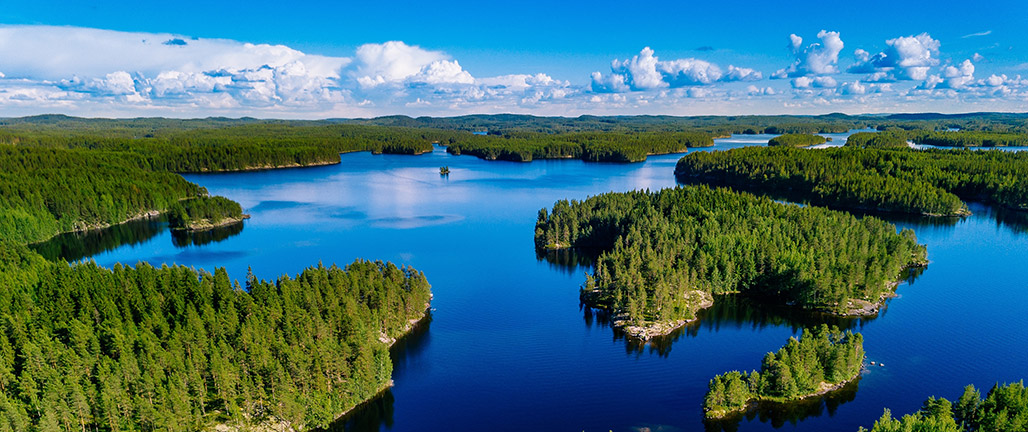
#> input picture image/sample.jpeg, 1028 x 432 px
$ jupyter execute tutorial.ipynb
#> lines starting #> are read from the running program, lines starting #| are printed output that depends on the picture
### dct/transformation.py
import math
import numpy as np

from typing import Any


def alpha(idx: int) -> float:
    """
    Calculate alpha.

    Args:
        idx: index of position

    Returns:
        value
    """

    return 1 / (2 ** 0.5) if idx == 0 else 1


def g_function(u: int, v: int, g: np.ndarray) -> float:
    """
    Apply Discrete Cosine.

    Args:
        u: index of row in image
        v: index of column in image
        g: image size 8x8

    Returns:
        value
    """

    sigma = 0
    for x in range(8):
        for y in range(8):
            sigma += g[x, y] * math.cos((2*x + 1) * u * math.pi/16)\
                             * math.cos((2*y + 1) * v * math.pi/16)
    return alpha(u) * alpha(v) * sigma / 4


# [20 lines left out: function f_function, not called in this run]


def apply_func(inp: np.ndarray, func: Any) -> np.ndarray:
    """
    Apply function

    Args:
        inp: input 8x8
        func: function to apply

    Returns:
        result shape 8x8
    """

    res = []

    for i in range(8):
        for j in range(8):
            res.append(func(i, j, inp))

    res = np.array(res).reshape((8, 8))
    return res


def dct_encode(inp: np.ndarray) -> np.ndarray:
    """
    Apply dct encoder

    Args:
        inp: input 8x8

    Returns:
        result
    """

    # TODO: can speed up with parallel or vectorize
    return apply_func(inp, g_function)


# [13 lines left out: function dct_decode, not called in this run]

### notebook/tutorial.ipynb
# JPEG compression

Reference: https://en.wikipedia.org/wiki/JPEG

## DTC encoder

Where,

## DTC decoder

## Flow

### 1) Getting image

[cell 1]
import cv2
import numpy as np
import matplotlib.pyplot as plt
import os, sys

sys.path.append("../")

from dct.transformation import dct_encode, dct_decode
from dct.quantization import get_quantization_matrix

from tqdm import tqdm

[cell 2]
img = cv2.imread("../image/sample.jpeg")
#> img is the input picture: shape (432, 1028, 3); mean B, G, R 120.8, 111, 62.6
img_gray = cv2.cvtColor(img, cv2.COLOR_BGR2GRAY)  # convert color image to gray image
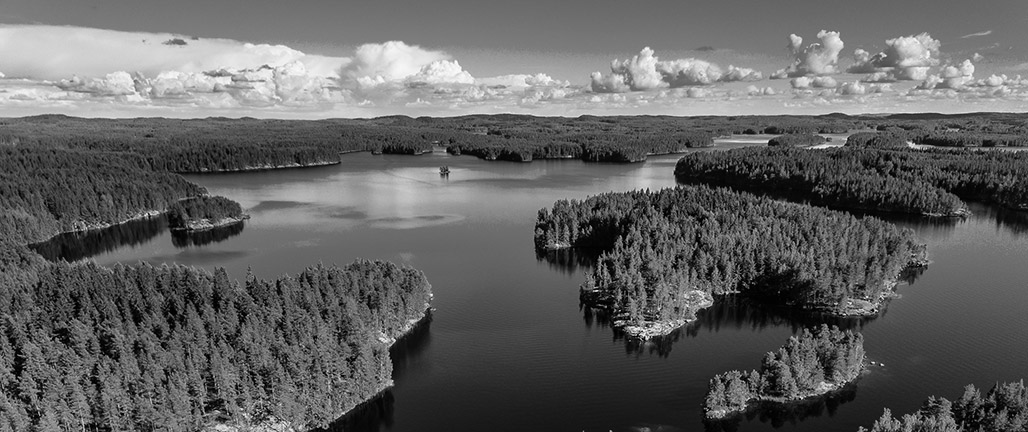
#> img_gray: shape (432, 1028); min 0, max 254, mean 97.7

[cell 3]
fig, ax = plt.subplots(nrows=1, ncols=2, figsize=(15, 15))
ax[0].imshow(cv2.cvtColor(img, cv2.COLOR_BGR2RGB))
ax[0].set_title(f"RGB")

ax[-1].imshow(img_gray, cmap="gray")
ax[-1].set_title("Grayscale")

plt.show()
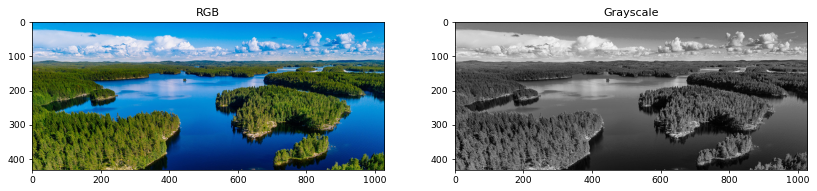
#> figure drawn by matplotlib, 2 panels

### 2) Apply DCT for each chunk

Original JPEG algorithm, they used chunk size = 8. For each chunk, we will apply dct to transform image from spatial domain to frequency domain.

[cell 4]
# resize for easier to compress
shape = img_gray.shape
#> shape = (432, 1028)
img_gray = img_gray[:shape[0] - shape[0]%8, :shape[-1] - shape[-1]%8]
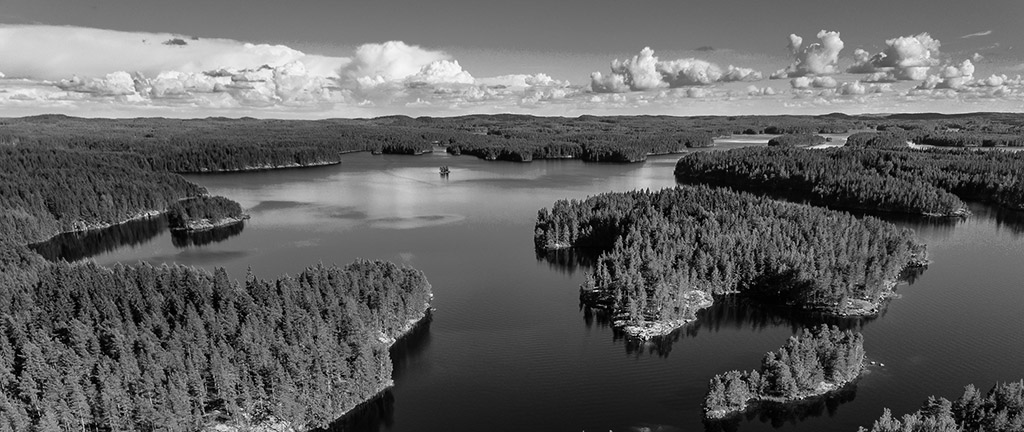
#> img_gray: shape (432, 1024); min 0, max 254, mean 97.7
shape = img_gray.shape
#> shape = (432, 1024)
